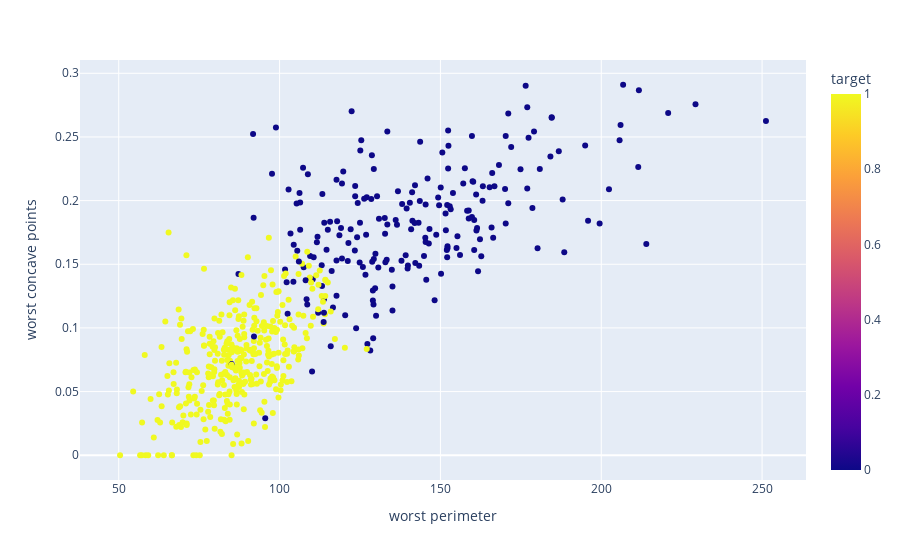

Notebook cell for this chart:
### Code cell
px.scatter(df, x='worst perimeter', y='worst concave points', color='target')

### Figure 1 — Plotly figure (JSON) as saved in the notebook; plotly's stock layout.template omitted (floating-point values rounded to 4 significant figures; data arrays with more than 128 entries replaced by an {"elided": "..."} marker saying what was removed)
{"data": [{"hovertemplate": "worst perimeter=%{x}<br>worst concave points=%{y}<br>target=%{marker.color}<extra></extra>", "legendgroup": "", "marker": {"color": {"elided": "569 int values"}, "coloraxis": "coloraxis", "symbol": "circle"}, "mode": "markers", "name": "", "orientation": "v", "showlegend": false, "type": "scatter", "x": {"elided": "569 float values"}, "xaxis": "x", "y": {"elided": "569 float values"}, "yaxis": "y"}], "layout": {"autosize": true, "coloraxis": {"colorbar": {"title": {"text": "target"}}, "colorscale": [[0, "#0d0887"], [0.1111, "#46039f"], [0.2222, "#7201a8"], [0.3333, "#9c179e"], [0.4444, "#bd3786"], [0.5556, "#d8576b"], [0.6667, "#ed7953"], [0.7778, "#fb9f3a"], [0.8889, "#fdca26"], [1, "#f0f921"]]}, "legend": {"tracegroupgap": 0}, "margin": {"t": 60}, "xaxis": {"anchor": "y", "autorange": true, "domain": [0, 1], "range": [38.24, 263.4], "title": {"text": "worst perimeter"}, "type": "linear"}, "yaxis": {"anchor": "x", "autorange": true, "domain": [0, 1], "range": [-0.02253, 0.3135], "title": {"text": "worst concave points"}, "type": "linear"}}}
